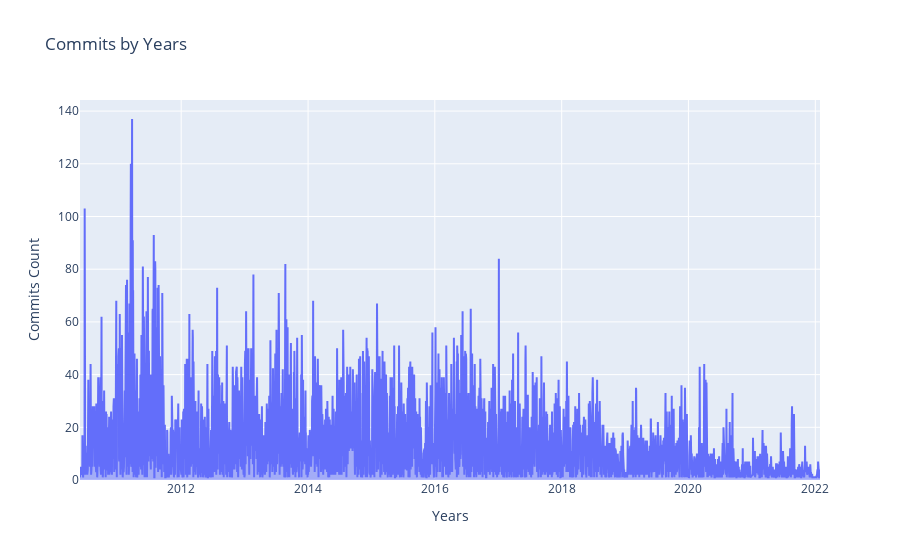

Source (notebook cell):
### Code cell
commits_by_day = commits.groupby('commit_date')[['sha']].count()
commits_by_day = commits_by_day.rename(columns = {'sha': 'commit_count'})
fig = go.Figure([go.Scatter(
    x=commits_by_day.index, 
    y=commits_by_day.commit_count, 
    text=commits_by_day.commit_count, 
    fill='tozeroy')])
fig.update_layout(
    title = 'Commits by Years', 
    xaxis_title = 'Years', 
    yaxis_title = 'Commits Count')
fig.show()

### Figure 1 — Plotly figure (JSON) as saved in the notebook; plotly's stock layout.template omitted (floating-point values rounded to 4 significant figures; data arrays with more than 128 entries replaced by an {"elided": "..."} marker saying what was removed)
{"data": [{"fill": "tozeroy", "text": {"elided": "3843 int values"}, "type": "scatter", "x": {"elided": "3843 str values"}, "y": {"elided": "3843 int values"}}], "layout": {"title": {"text": "Commits by Years"}, "xaxis": {"title": {"text": "Years"}}, "yaxis": {"title": {"text": "Commits Count"}}}}
